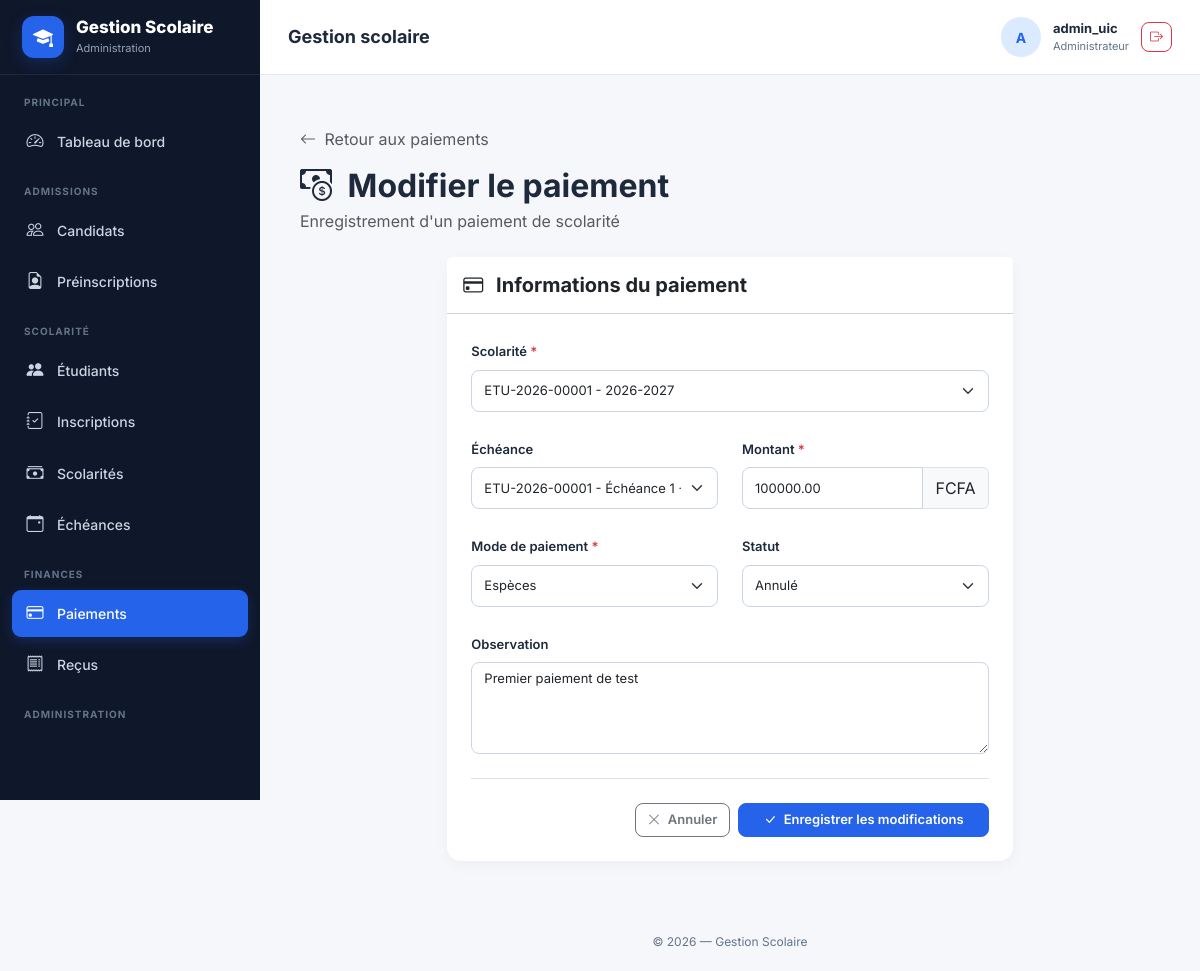
/paiements/1/modifier/ (signed in), run on the app's committed database.
### gestion/models.py (models this page shows, shortened)
class Paiement(models.Model):
    MODE_PAIEMENT_CHOICES = [
        ("ESPECES", "Espèces"),
        ("CHEQUE", "Chèque"),
        ("VIREMENT", "Virement bancaire"),
        ("MOBILE_MONEY", "Mobile Money"),
        ("CARTE", "Carte bancaire"),
        ("AUTRE", "Autre"),
    ]
    STATUT_CHOICES = [
        ("VALIDE", "Validé"),
        ("ANNULE", "Annulé"),
    ]
    reference = models.CharField(
        max_length=40,
        unique=True,
        editable=False
    )
    scolarite = models.ForeignKey(
        Scolarite,
        on_delete=models.PROTECT,
        related_name="paiements"
    )
    echeance = models.ForeignKey(
        Echeance,
        on_delete=models.PROTECT,
        related_name="paiements",
        null=True,
        blank=True
    )
    montant = models.DecimalField(
        max_digits=12,
        decimal_places=2
    )
    mode_paiement = models.CharField(
        max_length=30,
        choices=MODE_PAIEMENT_CHOICES
    )
    statut = models.CharField(
        max_length=20,
        choices=STATUT_CHOICES,
        default="VALIDE"
    )
    date_paiement = models.DateTimeField(
        auto_now_add=True
    )
    observation = models.TextField(
        blank=True
    )
    class Meta:
        verbose_name = "Paiement"
        verbose_name_plural = "Paiements"
        ordering = ["-date_paiement"]

### gestion/views.py (the view)
# urls.py: path("paiements/<int:pk>/modifier/",views.paiement_update,name="paiement_update"),
@login_required
@permission_required('gestion.change_paiement', raise_exception=True)
def paiement_update(request, pk):
    paiement = get_object_or_404(
        Paiement,
        pk=pk
    )
    if request.method == "POST":
        form = PaiementForm(
            request.POST,
            instance=paiement
        )
        if form.is_valid():
            with transaction.atomic():
                paiement = form.save()
                if paiement.echeance:
                    paiement.echeance.save()
                paiement.scolarite.save()
                if paiement.statut == "VALIDE":
                    Recu.objects.get_or_create(
                        paiement=paiement
                    )
                else:
                    Recu.objects.filter(
                        paiement=paiement
                    ).delete()
            messages.success(
                request,
                f"Le paiement {paiement.reference} "
                f"a été modifié avec succès."
            )
            return redirect(
                "gestion:paiement_detail",
                pk=paiement.pk
            )
    else:
        form = PaiementForm(
            instance=paiement
        )
    return render(
        request,
        "gestion/paiements/form.html",
        {
            "form": form,
            "titre": "Modifier le paiement",
            "bouton": "Enregistrer les modifications",
            "paiement": paiement,
        }
    )

### gestion/templates/gestion/paiements/form.html (shortened to what this page needs)
{% extends "gestion/base.html" %}
{% block content %}
<div class="container-fluid py-4">
    <div class="mb-4">
        <a href="{% url 'gestion:paiements_liste' %}"
           class="text-decoration-none text-muted">
            <i class="bi bi-arrow-left me-1"></i>
            Retour aux paiements
        </a>
        <h2 class="fw-bold mt-3 mb-1">
            <i class="bi bi-cash-coin me-2"></i>
            {{ titre }}
        </h2>
        <p class="text-muted mb-0">
            Enregistrement d'un paiement de scolarité
        </p>
    </div>
    <div class="row justify-content-center">
        <div class="col-xl-8 col-lg-10">
            <div class="card border-0 shadow-sm">
                <div class="card-header bg-white py-3">
                    <h5 class="mb-0 fw-bold">
                        <i class="bi bi-credit-card me-2"></i>
                        Informations du paiement
                    </h5>
                </div>
                <div class="card-body p-4">
                    <form method="post">
                        <div class="row g-4">
                            <div class="col-12">
                                <label for="{{ form.scolarite.id_for_label }}"
                                       class="form-label fw-semibold">
                                    {{ form.scolarite.label }}
                                    <span class="text-danger">*</span>
                                </label>
                                {{ form.scolarite }}
                            </div>
                            <div class="col-md-6">
                                <label for="{{ form.echeance.id_for_label }}"
                                       class="form-label fw-semibold">
                                    {{ form.echeance.label }}
                                </label>
                                {{ form.echeance }}
                            </div>
                            <div class="col-md-6">
                                <label for="{{ form.montant.id_for_label }}"
                                       class="form-label fw-semibold">
                                    {{ form.montant.label }}
                                    <span class="text-danger">*</span>
                                </label>
                                <div class="input-group">
                                    {{ form.montant }}
                                    <span class="input-group-text">
                                        FCFA
                                    </span>
                                </div>
                            </div>
                            <div class="col-md-6">
                                <label for="{{ form.mode_paiement.id_for_label }}"
                                       class="form-label fw-semibold">
                                    {{ form.mode_paiement.label }}
                                    <span class="text-danger">*</span>
                                </label>
                                {{ form.mode_paiement }}
                            </div>
                            <div class="col-md-6">
                                <label for="{{ form.statut.id_for_label }}"
                                       class="form-label fw-semibold">
                                    {{ form.statut.label }}
                                </label>
                                {{ form.statut }}
                            </div>
                            <div class="col-12">
                                <label for="{{ form.observation.id_for_label }}"
                                       class="form-label fw-semibold">
                                    {{ form.observation.label }}
                                </label>
                                {{ form.observation }}
                            </div>
                        </div>
                        <div class="d-flex justify-content-end gap-2 mt-4 pt-4 border-top">
                            <a href="{% url 'gestion:paiements_liste' %}"
                               class="btn btn-outline-secondary">
                                <i class="bi bi-x-lg me-1"></i>
                                Annuler
                            </a>
                            <button type="submit"
                                    class="btn btn-primary px-4">
                                <i class="bi bi-check-lg me-1"></i>
                                {{ bouton }}
                            </button>
                        </div>
                    </form>
                </div>
            </div>
        </div>
    </div>
</div>
{% endblock %}

### gestion/templates/gestion/base.html (shortened to what this page needs)
{% load static %}
<!DOCTYPE html>
<html lang="fr">
<head>
    <link
        href="https://cdn.jsdelivr.net/npm/bootstrap@5.3.3/dist/css/bootstrap.min.css"
        rel="stylesheet"
    >
    <link
        rel="stylesheet"
        href="https://cdn.jsdelivr.net/npm/bootstrap-icons@1.11.3/font/bootstrap-icons.min.css"
    >
</head>
<body>
<aside
    class="sidebar"
    id="sidebar"
>
    <div class="sidebar-brand">
        <div class="brand-icon">
            <i class="bi bi-mortarboard-fill"></i>
        </div>
        <div>
            <div class="brand-title">
                Gestion Scolaire
            </div>
            <div class="brand-subtitle">
                Administration
            </div>
        </div>
    </div>
    <div class="sidebar-menu">
        <div class="menu-title">
            Principal
        </div>
        <a
            href="{% url 'gestion:dashboard' %}"
            class="menu-link
            "
        >
            <i class="bi bi-speedometer2"></i>
            <span>
                Tableau de bord
            </span>
        </a>
        {% if perms.gestion.view_candidat or perms.gestion.view_preinscription %}
        <div class="menu-title">
            Admissions
        </div>
        {% endif %}
        {% if perms.gestion.view_candidat %}
        <a
            href="{% url 'gestion:candidats_liste' %}"
            class="menu-link
            "
        >
            <i class="bi bi-people"></i>
            <span>
                Candidats
            </span>
        </a>
        {% endif %}
        {% if perms.gestion.view_preinscription %}
        <a
            href="{% url 'gestion:preinscription_liste' %}"
            class="menu-link
            "
        >
            <i class="bi bi-file-earmark-person"></i>
            <span>
                Préinscriptions
            </span>
        </a>
        {% endif %}
        {% if perms.gestion.view_etudiant or perms.gestion.view_inscription or perms.gestion.view_scolarite or perms.gestion.view_echeance %}
        <div class="menu-title">
            Scolarité
        </div>
        {% endif %}
        {% if perms.gestion.view_etudiant %}
        <a
            href="{% url 'gestion:etudiants_liste' %}"
            class="menu-link
            "
        >
            <i class="bi bi-people-fill"></i>
            <span>
                Étudiants
            </span>
        </a>
        {% endif %}
        {% if perms.gestion.view_inscription %}
        <a
            href="{% url 'gestion:inscriptions_liste' %}"
            class="menu-link
            "
        >
            <i class="bi bi-journal-check"></i>
            <span>
                Inscriptions
            </span>
        </a>
        {% endif %}
        {% if perms.gestion.view_scolarite %}
        <a
            href="{% url 'gestion:scolarites_liste' %}"
            class="menu-link
            "
        >
            <i class="bi bi-cash-stack"></i>
            <span>
                Scolarités
            </span>
        </a>
        {% endif %}
        {% if perms.gestion.view_echeance %}
        <a
            href="{% url 'gestion:echeances_liste' %}"
            class="menu-link
            "
        >
            <i class="bi bi-calendar-event"></i>
            <span>
                Échéances
            </span>
        </a>
        {% endif %}
        {% if perms.gestion.view_paiement or perms.gestion.view_recu %}
        <div class="menu-title">
            Finances
        </div>
        {% endif %}
        {% if perms.gestion.view_paiement %}
        <a
            href="{% url 'gestion:paiements_liste' %}"
            class="menu-link
            {% if 'paiement' in request.resolver_match.url_name %}
                active
            {% endif %}"
        >
            <i class="bi bi-credit-card"></i>
            <span>
                Paiements
            </span>
        </a>
        {% endif %}
        {% if perms.gestion.view_recu %}
        <a
            href="{% url 'gestion:recus_liste' %}"
            class="menu-link
            "
        >
            <i class="bi bi-receipt"></i>
            <span>
                Reçus
            </span>
        </a>
        {% endif %}
        <div class="menu-title">
            Administration
        </div>
    </div>
</aside>
<div class="main-wrapper">
    <header class="topbar">
        <div class="topbar-left">
            <div>
                <h1 class="page-title">
                    {% block page_title %}
                        Gestion scolaire
                    {% endblock %}
                </h1>
            </div>
        </div>
        <div class="user-area">
            <div class="user-avatar">
                {% if request.user.is_authenticated %}
                    {{ request.user.username|first|upper }}
                {% else %}
                    <i class="bi bi-person"></i>
                {% endif %}
            </div>
            <div class="user-info">
                {% if request.user.is_authenticated %}
                    <div class="user-name">
                        {% if request.user.get_full_name %}
                            {{ request.user.get_full_name }}
                        {% else %}
                            {{ request.user.username }}
                        {% endif %}
                    </div>
                    <div class="user-role">
                        {% if request.user.is_superuser %}
                            Administrateur
                        {% else %}
                            Gestionnaire
                        {% endif %}
                    </div>
                {% endif %}
            </div>
     {% if request.user.is_authenticated %}
    <form
        method="post"
        action="{% url 'logout' %}"
        class="d-inline"
    >
        <button
            type="submit"
            class="btn btn-sm btn-outline-danger"
            title="Déconnexion"
        >
            <i class="bi bi-box-arrow-right"></i>
        </button>
    </form>
{% endif %}
        </div>
    </header>
    <main class="content-wrapper">
        {% block content %}
        {% endblock %}
    </main>
    <footer class="footer">
        © {% now "Y" %} — Gestion Scolaire
    </footer>
</div>
</body>
</html>

### data on the page
Paiement: scolarite "ETU-2026-00001 - 2026-2027", echeance "ETU-2026-00001 - Échéance 1 - 100000.00 FCFA", montant "100000.00", mode_paiement "Espèces", statut "Annulé", observation "Premier paiement de test"

### other printed values
{{ request.user.username|first|upper }} "A"
{{ request.user.username }} "admin_uic"
{{ titre }} "Modifier le paiement"
{{ bouton }} "Enregistrer les modifications"
